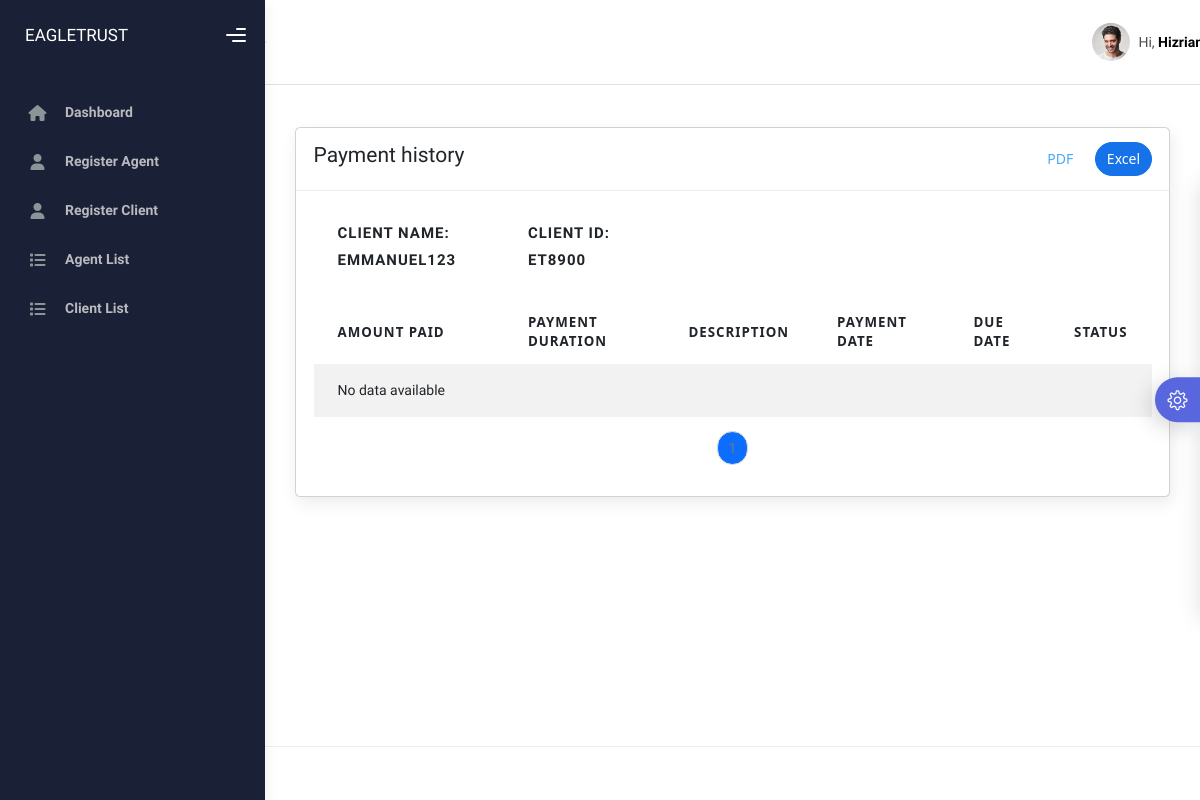
Page /history/ET8900/ on the earlier database version.
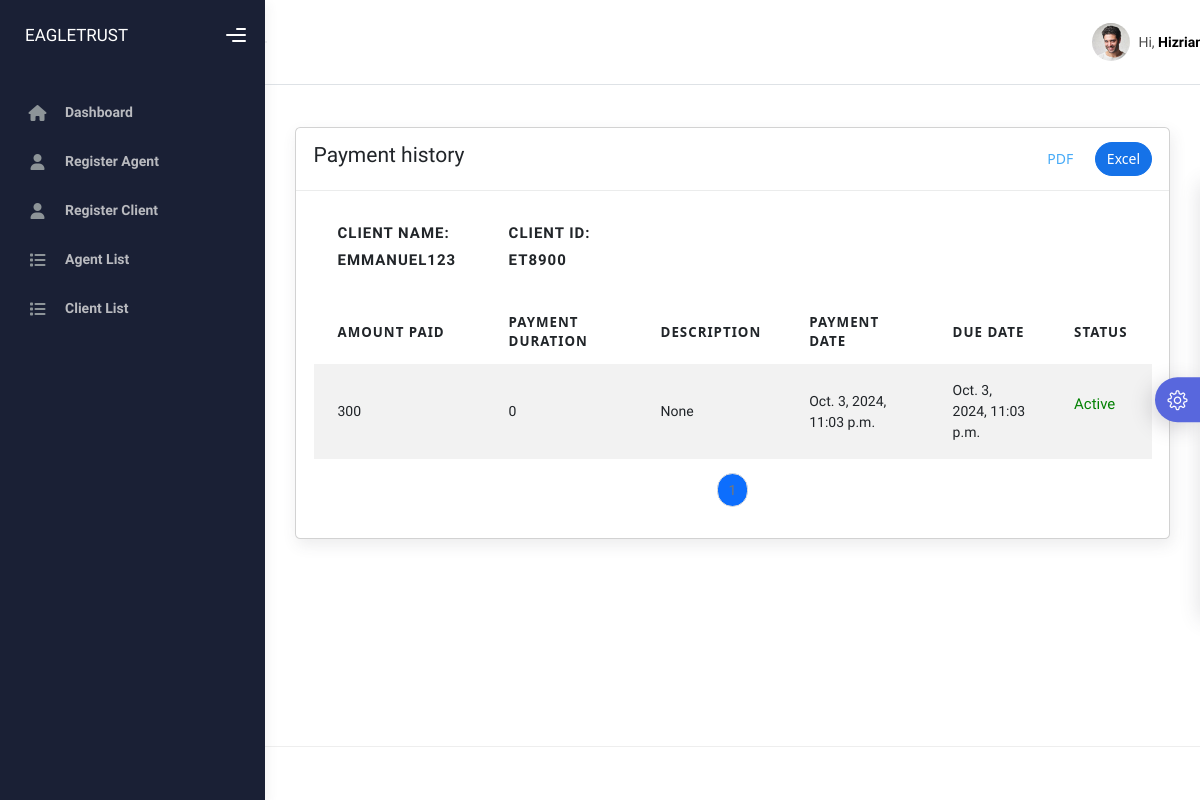
Same page on the later database version.
### dashboard/models.py (models this page shows, shortened)
class Payments(models.Model):
    customer = models.ForeignKey(Customer, on_delete=models.CASCADE, related_name='payments')
    amount_paid = models.IntegerField(default=0)
    payment_duration = models.IntegerField(default=0)
    description = models.CharField(max_length=200, null=True, blank=True)
    payment_date = models.DateTimeField(auto_now_add=True, null=True)
    expiry_date = models.DateTimeField(null=True, blank=True)
    status = models.CharField(max_length=20, null=True, blank=True)
    received_by = models.ForeignKey(Agent, on_delete=models.SET_NULL, null=True, blank=True, related_name='received_payments')

### dashboard/views.py (the view)
# urls.py: path('history/<str:user_id>/', views.admin_payment_history, name='admin_payment_history'),
def admin_payment_history(request, user_id):
    user = get_object_or_404(Customer, customer_id=user_id)
    user_payments = Payments.objects.filter(customer__customer_id=user_id)
    return render(request, 'dashboard/admin2/payment_history.html', {'user': user,'user_payments': user_payments})

### templates/dashboard/admin2/payment_history.html (shortened to what this page needs)
{% extends 'dashboard/admin2/base.html' %}
{% load static %}
{% block content %}
<div class="container">
    <div class="page-inner">
        <div class="page-header">
        </div>
        <div class="col-md-12">
            <div class="card">
                <div class="card-header">
                    <div class="d-flex align-items-center">
                        <h4>Payment history</h4>
                        <div class="ms-md-auto py-2 py-md-0">
                            <button href="#" class="btn btn-label-info btn-round me-2" id="export-pdf">PDF</button>
                            <button href="#" class="btn btn-primary btn-round" id="downloadexcel">Excel</button>
                        </div>
                    </div>
                </div>
                <div class="card-body">
                    <div class="table-responsive">
                        <table id="table" class="display table table-striped table-hover">
                            <thead>
                                <tr>
                                    <th><p><span><b>Client Name</b>: {{user.username}}</span></p></th>
                                    <th><p><span><b>Client ID</b>: {{user.customer_id }}</span></p></th>
                                </tr>
                                <tr>
                                    <th>Amount Paid</th>
                                    <th>Payment Duration</th>
                                    <th>Description</th>
                                    <th>Payment Date</th>
                                    <th>Due Date</th>
                                    <th>Status</th>
                                </tr>
                            </thead>
                            <tbody id="payment-history-body">
                                {% if user_payments %}
                                {% for payment in user_payments %}
                                    <tr>
                                        <td>{{ payment.amount_paid }}</td>
                                        <td>{{ payment.payment_duration }}</td>
                                        <td>{{ payment.description }}</td>
                                        <td>{{ payment.payment_date }}</td>
                                        <td>{{ payment.expiry_date }}</td>
                                        <td>
                                            {% if payment.expiry_date < now %}
                                                <p style='color:red;'>Expired</p>
                                            {% else %}
                                                <p style='color:green;'>Active</p>
                                            {% endif %}
                                        </td>
                                    </tr>
                                {% endfor %}
                                {% else %}
                                    <tr>
                                        <td colspan="6">No data available</td>
                                    </tr>
                                {% endif %}
                            </tbody>
                        </table>
                        <nav aria-label="Page navigation">
                            <ul class="pagination justify-content-center" id="pagination-controls"></ul>
                        </nav>
                    </div>
                </div>
            </div>
        </div>
    </div>
</div>
<link href="https://cdn.jsdelivr.net/npm/bootstrap@5.3.0-alpha1/dist/css/bootstrap.min.css" rel="stylesheet">
{% endblock %}

Differences in the rows shown:
added Payments: amount_paid "300", payment_duration "0", description "None", payment_date "Oct. 3, 2024, 11:03 p.m.", expiry_date "Oct. 3, 2024, 11:03 p.m.", shows "Active"
Other differences:
text no longer shown: "No data available"
